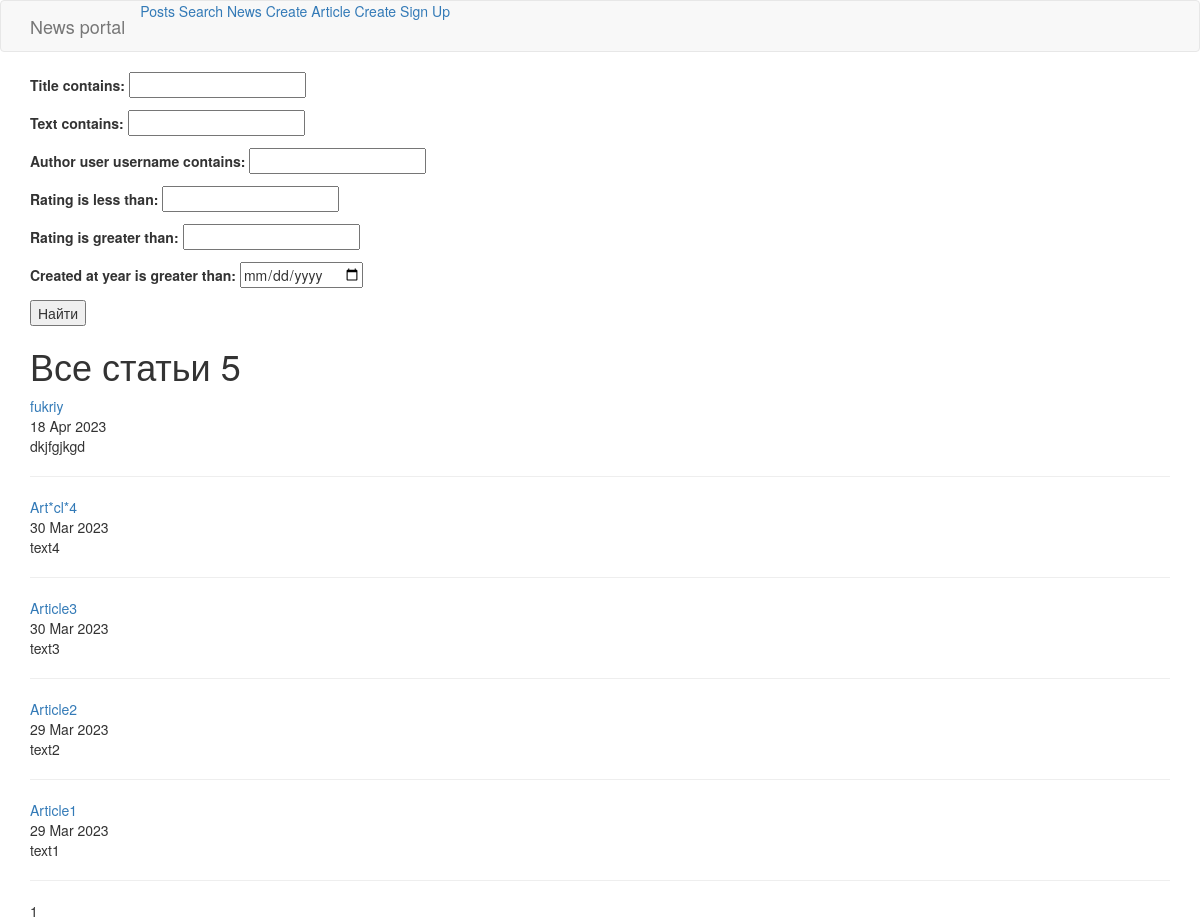
The app's page /news/search/ with its own data.
### authors/models.py (models this page shows, shortened)
class Post(models.Model):
    author = models.ForeignKey(
        Author, related_name='posts',
        on_delete=models.CASCADE,
    )
    categories = models.ManyToManyField(Category)
    type = models.CharField(max_length=1, choices=TYPE_CHOICES)
    title = models.CharField(unique=True, max_length=256)
    text = models.TextField()
    rating = models.IntegerField(default=0)
    created_at = models.DateTimeField(auto_now_add=True, null=True)
    updated_at = models.DateTimeField(auto_now=True, null=True)

### authors/views.py (the view)
# urls.py: path('news/search/', PostsSearch.as_view(), name="search"),
class PostsSearch(ListView):
    model = Post
    ordering = '-created_at'
    template_name = 'search.html'
    context_object_name = 'posts'
    paginate_by = 10
    def get_queryset(self):
        queryset = super().get_queryset()
        self.filterset = PostFilter(self.request.GET, queryset)
        return self.filterset.qs
    def get_context_data(self, **kwargs):
        context = super().get_context_data(**kwargs)
        context['filterset'] = self.filterset
        return context

### authors/templatetags/censor.py (called while the page is built)
def check_word(word):
    if word in CENSORED_WORDS:
        word = re.sub(r'[aeiouy]', '*', word)
    return word

@register.filter(name="my_censor")
def censor(value):
    words = value.split()
    words = [check_word(word) for word in words]
    return ' '.join(words)

### templates/search.html (shortened to what this page needs)
{% extends 'flatpages/default.html' %}
{% load censor %}
{% load censor custom_tags%}
{% block content %}
<form action="" method="get">
       {{ filterset.form.as_p }}
       <input type="submit" value="Найти" />
   </form>
<h1>Все статьи {{posts|length}}</h1>
{% for post in posts %}
<a href="{% url 'authors:post' pk=post.pk %}">{{ post.title|my_censor }}</a>
<br> {{post.created_at|date:'d M Y'}} <br> {{ post.text|truncatechars:20|my_censor }}<hr>
{% endfor %}
   {{ page_obj.number }}
{% endblock content %}

### records on screen
Post: title|my_censor "fukriy", created_at "18 Apr 2023", text|my_censor "dkjfgjkgd"
Post: title|my_censor "Art*cl*4", created_at "30 Mar 2023", text|my_censor "text4"
Post: title|my_censor "Article3", created_at "30 Mar 2023", text|my_censor "text3"
Post: title|my_censor "Article2", created_at "29 Mar 2023", text|my_censor "text2"
Post: title|my_censor "Article1", created_at "29 Mar 2023", text|my_censor "text1"

### other values on screen
{{ posts|length }} "5"
{{ page_obj.number }} "1"
